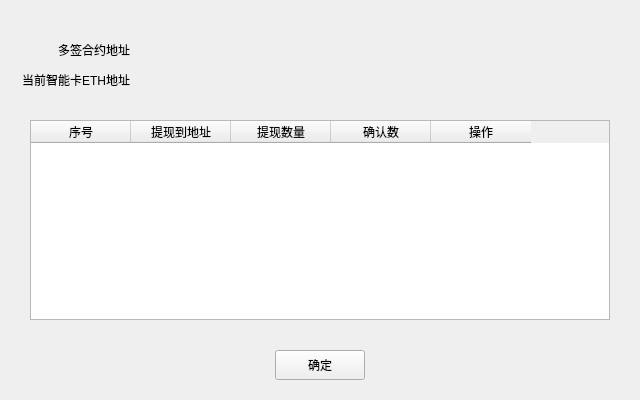
<?xml version="1.0" encoding="UTF-8"?>
<ui version="4.0">
 <class>EthMultisigInfoDialog</class>
 <widget class="QDialog" name="EthMultisigInfoDialog">
  <property name="geometry">
   <rect>
    <x>0</x>
    <y>0</y>
    <width>640</width>
    <height>400</height>
   </rect>
  </property>
  <property name="windowTitle">
   <string>Dialog</string>
  </property>
  <widget class="QLabel" name="label">
   <property name="geometry">
    <rect>
     <x>50</x>
     <y>40</y>
     <width>80</width>
     <height>20</height>
    </rect>
   </property>
   <property name="text">
    <string>多签合约地址</string>
   </property>
   <property name="alignment">
    <set>Qt::AlignRight|Qt::AlignTrailing|Qt::AlignVCenter</set>
   </property>
  </widget>
  <widget class="QLabel" name="contractAddressLabel">
   <property name="geometry">
    <rect>
     <x>150</x>
     <y>40</y>
     <width>400</width>
     <height>20</height>
    </rect>
   </property>
   <property name="text">
    <string/>
   </property>
  </widget>
  <widget class="QLabel" name="label_3">
   <property name="geometry">
    <rect>
     <x>10</x>
     <y>70</y>
     <width>120</width>
     <height>20</height>
    </rect>
   </property>
   <property name="text">
    <string>当前智能卡ETH地址</string>
   </property>
   <property name="alignment">
    <set>Qt::AlignRight|Qt::AlignTrailing|Qt::AlignVCenter</set>
   </property>
  </widget>
  <widget class="QLabel" name="addressLabel">
   <property name="geometry">
    <rect>
     <x>150</x>
     <y>70</y>
     <width>400</width>
     <height>20</height>
    </rect>
   </property>
   <property name="text">
    <string/>
   </property>
  </widget>
  <widget class="QTableWidget" name="tableWidget">
   <property name="geometry">
    <rect>
     <x>30</x>
     <y>120</y>
     <width>580</width>
     <height>200</height>
    </rect>
   </property>
   <attribute name="verticalHeaderVisible">
    <bool>false</bool>
   </attribute>
   <column>
    <property name="text">
     <string>序号</string>
    </property>
   </column>
   <column>
    <property name="text">
     <string>提现到地址</string>
    </property>
   </column>
   <column>
    <property name="text">
     <string>提现数量</string>
    </property>
   </column>
   <column>
    <property name="text">
     <string>确认数</string>
    </property>
   </column>
   <column>
    <property name="text">
     <string>操作</string>
    </property>
   </column>
  </widget>
  <widget class="QToolButton" name="okBtn">
   <property name="geometry">
    <rect>
     <x>275</x>
     <y>350</y>
     <width>90</width>
     <height>30</height>
    </rect>
   </property>
   <property name="text">
    <string>确定</string>
   </property>
  </widget>
 </widget>
 <resources/>
 <connections/>
</ui>
